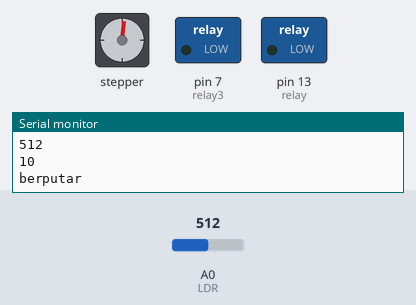
Bench run of a sketch on a simulated Arduino Uno, built with avr-gcc and run on an emulated ATmega328P. Parts: stepper motor, switched loads named in the sketch (green lamp = pin HIGH), the last lines printed to the serial monitor. The test bench sets the inputs (shaded band); at power-on: A0 (LDR) = 512. The local clock reads 2024-03-15 10:24:30 at power-on unless the sketch sets it; stepper angles assume 500 steps per turn.

Above: at 0.15 s.
At 10.15 s:
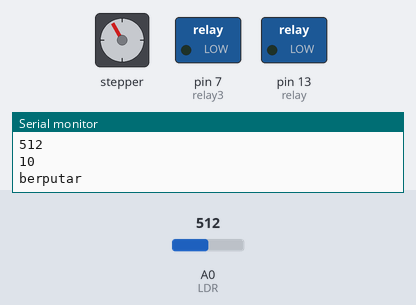
At 20.15 s:
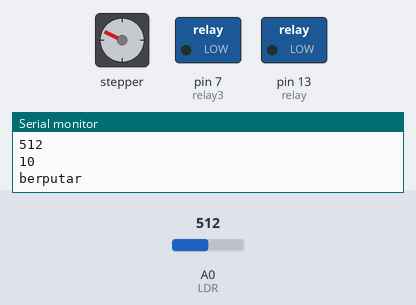
At 39.84 s:
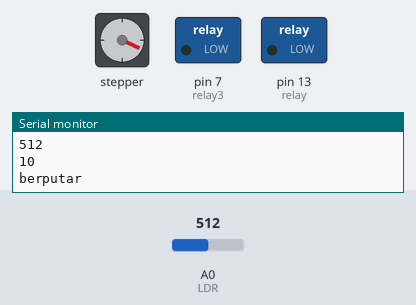
Timing chart, 0 to 40.0 s (numbered marks = the images above):
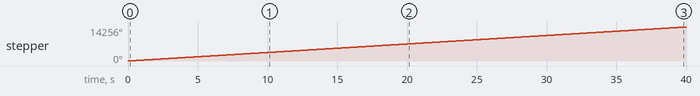

The sketch:

latihanStepperL298n.ino
```cpp
// Include the Arduino Stepper Library
const int relay3 = 7;
#include <Stepper.h>
#include <Wire.h>
#include "RTClib.h"
const int LDR = A0;
int cahayaMatahari = 0;
RTC_DS3231 rtc;
const int relay = 13;

char namaHari[7][12] = {"Minggu", "Senin", "Selasa", "Rabu", "Kamis", "Jumat", "Sabtu"};

// Number of steps per output rotation
const int stepsPerRevolution = 500;

// Create Instance of Stepper library
Stepper myStepper(stepsPerRevolution, 8, 9, 10, 11);


void setup()
{
  pinMode(relay3,OUTPUT);
  // set the speed at 60 rpm:
  myStepper.setSpeed(60);
  pinMode(relay,OUTPUT);
  // initialize the serial port:
  Serial.begin(9600);
    if (! rtc.begin()) {
    Serial.println("RTC TIDAK TERBACA");
    while (1);
  }


}
int ulang = 1;
void loop()
{
  Serial.println(ulang);
  cahayaMatahari = analogRead(LDR);

    DateTime now = rtc.now();
    int jamSekarang = now.hour();
      Serial.println(cahayaMatahari);
  Serial.println(jamSekarang);
  // step one revolution in one direction:

digitalWrite(relay, LOW);
  Serial.println("berputar");

  myStepper.step(stepsPerRevolution); //Menutup
//   myStepper.step(-stepsPerRevolution); //Membuka


    Serial.println("Tidak berputar");

}
```

Measured:
- by itself, stepper: keeps turning clockwise at about 357°/s
